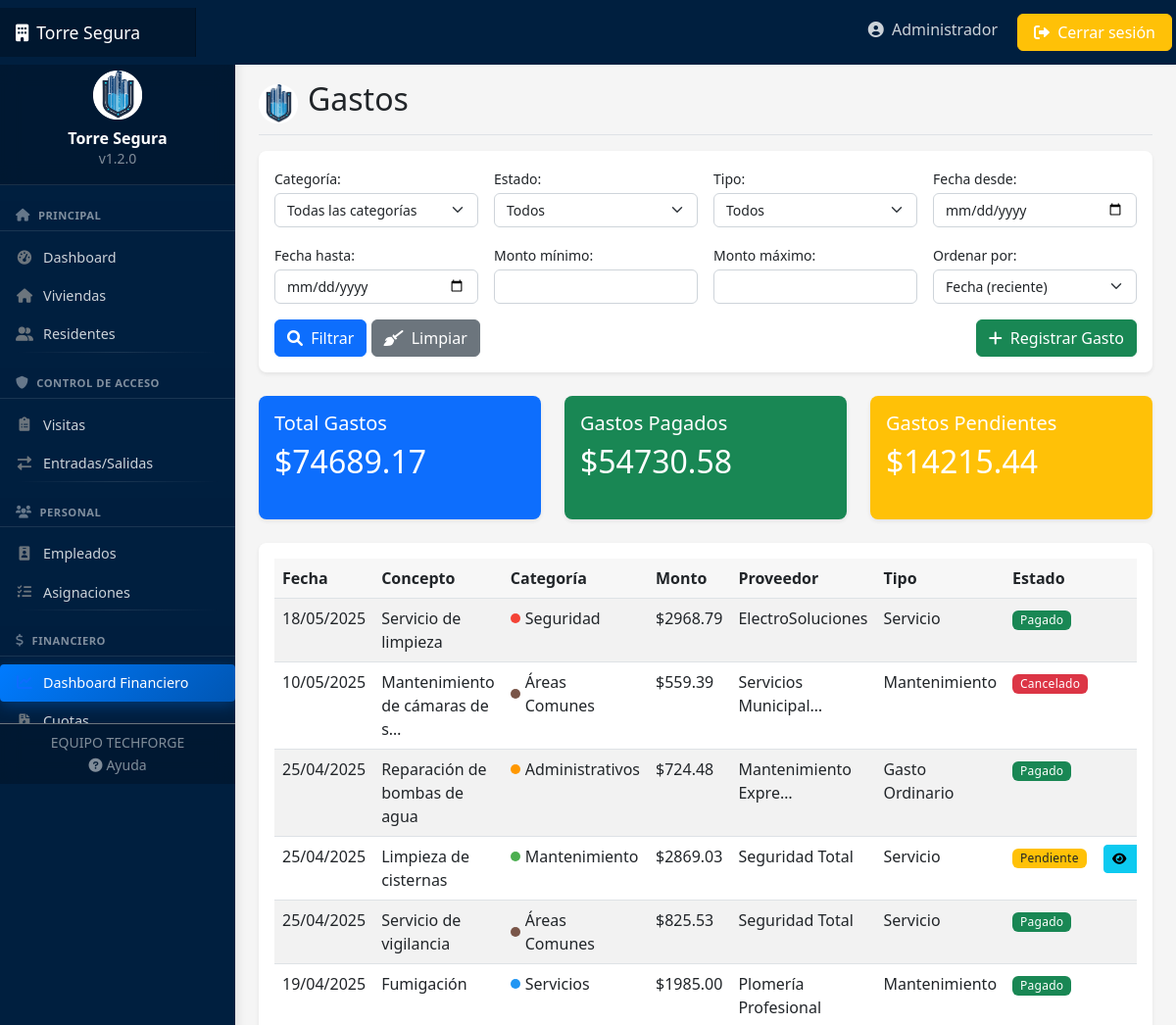
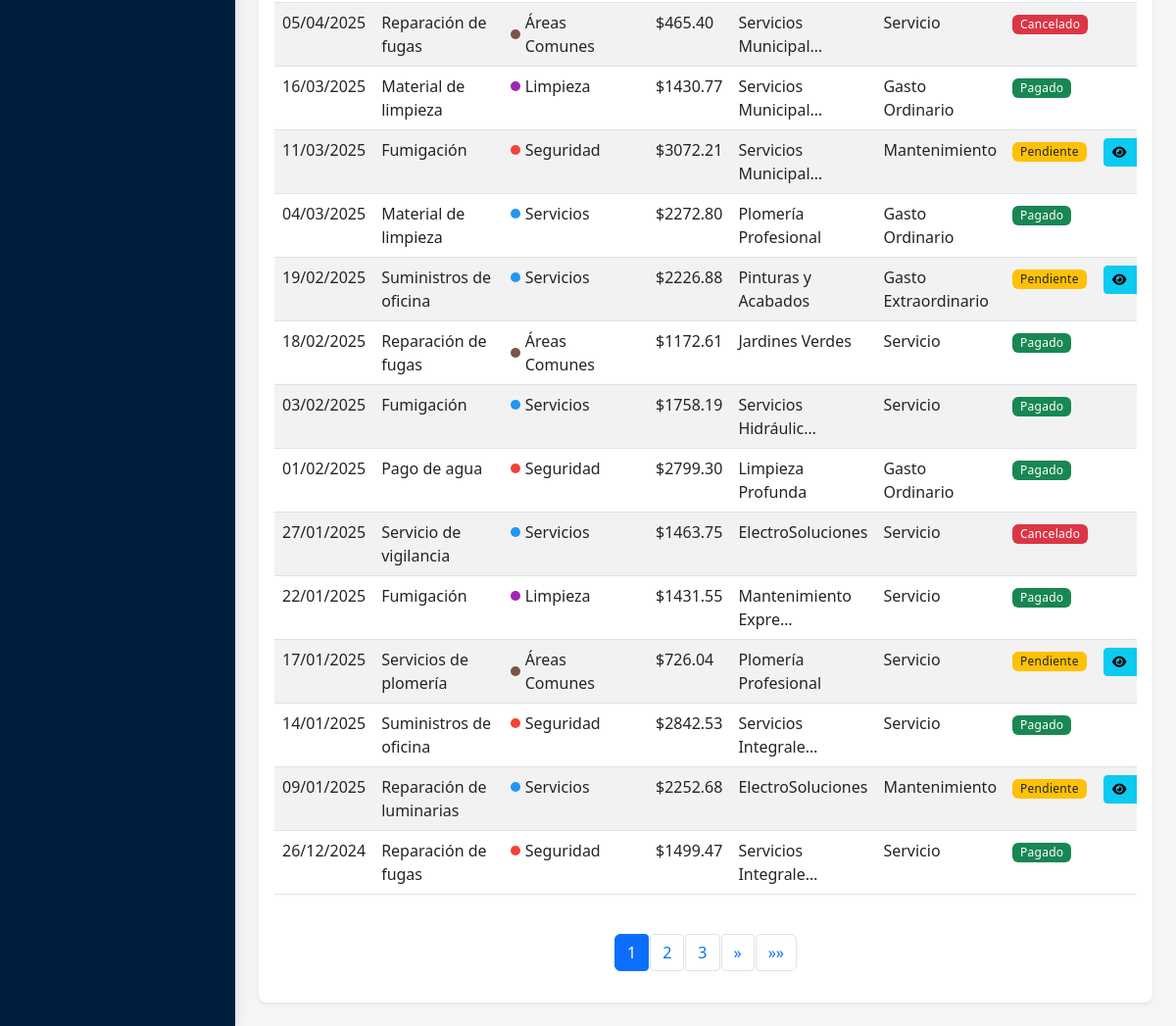
The page /financiero/gastos/ (signed in) on the database its author committed (2 pictures, top to bottom).
### usuarios/models.py (models this page shows, shortened)
class Usuario(AbstractUser):
    TIPOS_DOCUMENTO = [
        ('DNI', 'DNI'),
        ('PASAPORTE', 'Pasaporte'),
        ('CEDULA', 'Cédula'),
    ]
    rol = models.ForeignKey(Rol, on_delete=models.SET_NULL, null=True, related_name='usuarios')
    telefono = models.CharField(max_length=15, blank=True)
    tipo_documento = models.CharField(max_length=10, choices=TIPOS_DOCUMENTO, default='DNI')
    numero_documento = models.CharField(max_length=20, blank=True)
    foto = models.ImageField(upload_to='usuarios/', blank=True, null=True)

### financiero/models.py (models this page shows, shortened)
class Gasto(models.Model):
    ESTADO_CHOICES = [
        ('PENDIENTE', 'Pendiente de pago'),
        ('PAGADO', 'Pagado'),
        ('CANCELADO', 'Cancelado'),
    ]
    TIPO_GASTO_CHOICES = [
        ('ORDINARIO', 'Gasto Ordinario'),
        ('EXTRAORDINARIO', 'Gasto Extraordinario'),
        ('MANTENIMIENTO', 'Mantenimiento'),
        ('SERVICIO', 'Servicio'),
        ('OTRO', 'Otro'),
    ]
    categoria = models.ForeignKey(CategoriaGasto, on_delete=models.PROTECT, related_name='gastos')
    concepto = models.CharField(max_length=200)
    descripcion = models.TextField(blank=True)
    monto = models.DecimalField(max_digits=10, decimal_places=2, validators=[MinValueValidator(0.01)])
    fecha = models.DateField(default=timezone.now)
    fecha_pago = models.DateField(null=True, blank=True)
    proveedor = models.CharField(max_length=200, blank=True)
    comprobante = models.FileField(upload_to='gastos/comprobantes/', null=True, blank=True)
    factura = models.CharField(max_length=100, blank=True, help_text="Número de factura o recibo")
    estado = models.CharField(max_length=15, choices=ESTADO_CHOICES, default='PENDIENTE')
    tipo_gasto = models.CharField(max_length=15, choices=TIPO_GASTO_CHOICES, default='ORDINARIO')
    registrado_por = models.ForeignKey(Usuario, on_delete=models.SET_NULL, null=True, related_name='gastos_registrados')
    autorizado_por = models.ForeignKey(Usuario, on_delete=models.SET_NULL, null=True, blank=True, related_name='gastos_autorizados')
    notas = models.TextField(blank=True)
    presupuestado = models.BooleanField(default=False, help_text="Indica si el gasto estaba presupuestado")
    recurrente = models.BooleanField(default=False, help_text="Indica si es un gasto que se repite periódicamente")
    class Meta:
        verbose_name = "Gasto"
        verbose_name_plural = "Gastos"
        ordering = ['-fecha', '-id']
        indexes = [
            models.Index(fields=['categoria', 'fecha']),
            models.Index(fields=['estado']),
        ]

class CategoriaGasto(models.Model):
    nombre = models.CharField(max_length=100)
    descripcion = models.TextField(blank=True)
    presupuesto_mensual = models.DecimalField(max_digits=10, decimal_places=2, default=0, validators=[MinValueValidator(0)])
    color = models.CharField(max_length=7, default="#3498db", help_text="Código de color HEX para gráficos")
    activo = models.BooleanField(default=True)
    class Meta:
        verbose_name = "Categoría de Gasto"
        verbose_name_plural = "Categorías de Gastos"
        ordering = ['nombre']

### financiero/views.py (the view)
# urls.py: path('gastos/', views.GastoListView.as_view(), name='gasto-list'),
class GastoListView(LoginRequiredMixin, AccesoWebPermitidoMixin, ListView):
    model = Gasto
    template_name = 'financiero/gasto_list.html'
    context_object_name = 'gastos'
    paginate_by = 20
    def get_queryset(self):
        queryset = super().get_queryset()
        categoria_id = self.request.GET.get('categoria')
        if categoria_id:
            queryset = queryset.filter(categoria_id=categoria_id)
        estado = self.request.GET.get('estado')
        if estado:
            queryset = queryset.filter(estado=estado)
        tipo = self.request.GET.get('tipo')
        if tipo:
            queryset = queryset.filter(tipo_gasto=tipo)
        fecha_desde = self.request.GET.get('fecha_desde')
        fecha_hasta = self.request.GET.get('fecha_hasta')
        if fecha_desde:
            queryset = queryset.filter(fecha__gte=fecha_desde)
        if fecha_hasta:
            queryset = queryset.filter(fecha__lte=fecha_hasta)
        monto_min = self.request.GET.get('monto_min')
        monto_max = self.request.GET.get('monto_max')
        if monto_min:
            queryset = queryset.filter(monto__gte=monto_min)
        if monto_max:
            queryset = queryset.filter(monto__lte=monto_max)
        presupuestado = self.request.GET.get('presupuestado')
        if presupuestado == 'true':
            queryset = queryset.filter(presupuestado=True)
        elif presupuestado == 'false':
            queryset = queryset.filter(presupuestado=False)
        recurrente = self.request.GET.get('recurrente')
        if recurrente == 'true':
            queryset = queryset.filter(recurrente=True)
        elif recurrente == 'false':
            queryset = queryset.filter(recurrente=False)
        orden = self.request.GET.get('orden', '-fecha')
        queryset = queryset.order_by(orden)
        return queryset
    def get_context_data(self, **kwargs):
        context = super().get_context_data(**kwargs)
        context['categorias'] = CategoriaGasto.objects.filter(activo=True)
        context['estados_gasto'] = Gasto.ESTADO_CHOICES
        context['tipos_gasto'] = Gasto.TIPO_GASTO_CHOICES
        context['categoria_id'] = self.request.GET.get('categoria', '')
        context['estado'] = self.request.GET.get('estado', '')
        context['tipo'] = self.request.GET.get('tipo', '')
        context['fecha_desde'] = self.request.GET.get('fecha_desde', '')
        context['fecha_hasta'] = self.request.GET.get('fecha_hasta', '')
        context['monto_min'] = self.request.GET.get('monto_min', '')
        context['monto_max'] = self.request.GET.get('monto_max', '')
        context['presupuestado'] = self.request.GET.get('presupuestado', '')
        context['recurrente'] = self.request.GET.get('recurrente', '')
        context['orden'] = self.request.GET.get('orden', '-fecha')
        gastos = self.object_list
        context['total_monto'] = gastos.aggregate(
            total=Coalesce(Sum('monto', output_field=DecimalField()), Decimal('0'))
        )['total']
        context['total_pagados'] = gastos.filter(estado='PAGADO').aggregate(
            total=Coalesce(Sum('monto', output_field=DecimalField()), Decimal('0'))
        )['total']
        context['total_pendientes'] = gastos.filter(estado='PENDIENTE').aggregate(
            total=Coalesce(Sum('monto', output_field=DecimalField()), Decimal('0'))
        )['total']
        return context

### templates/financiero/gasto_list.html (shortened to what this page needs)
{% extends 'base.html' %}
{% load static %}
{% block header %}Gastos{% endblock %}
{% block content %}
<div class="card mb-4">
    <div class="card-body">
        <form method="get" class="row g-3">
            <div class="col-md-3">
                <label for="categoriaSelect" class="form-label">Categoría:</label>
                <select class="form-select" id="categoriaSelect" name="categoria">
                    <option value="">Todas las categorías</option>
                </select>
            </div>
            <div class="col-md-3">
                <label for="estadoSelect" class="form-label">Estado:</label>
                <select class="form-select" id="estadoSelect" name="estado">
                    <option value="">Todos</option>
                </select>
            </div>
            <div class="col-md-3">
                <label for="tipoSelect" class="form-label">Tipo:</label>
                <select class="form-select" id="tipoSelect" name="tipo">
                    <option value="">Todos</option>
                </select>
            </div>
            <div class="col-md-3">
                <label for="fechaDesde" class="form-label">Fecha desde:</label>
                <input type="date" class="form-control" id="fechaDesde" name="fecha_desde" value="{{ fecha_desde }}">
            </div>
            <div class="col-md-3">
                <label for="fechaHasta" class="form-label">Fecha hasta:</label>
                <input type="date" class="form-control" id="fechaHasta" name="fecha_hasta" value="{{ fecha_hasta }}">
            </div>
            <div class="col-md-3">
                <label for="montoMin" class="form-label">Monto mínimo:</label>
                <input type="number" class="form-control" id="montoMin" name="monto_min" value="{{ monto_min }}" step="0.01">
            </div>
            <div class="col-md-3">
                <label for="montoMax" class="form-label">Monto máximo:</label>
                <input type="number" class="form-control" id="montoMax" name="monto_max" value="{{ monto_max }}" step="0.01">
            </div>
            <div class="col-md-3">
                <label for="ordenSelect" class="form-label">Ordenar por:</label>
                <select class="form-select" id="ordenSelect" name="orden">
                    <option value="-fecha" {% if orden == '-fecha' %}selected{% endif %}>Fecha (reciente)</option>
                </select>
            </div>
            <div class="col-12 d-flex justify-content-between">
                <div>
                    <button type="submit" class="btn btn-primary">
                        <i class="fas fa-search"></i> Filtrar
                    </button>
                    <a href="{% url 'gasto-list' %}" class="btn btn-secondary">
                        <i class="fas fa-broom"></i> Limpiar
                    </a>
                </div>
                <div>
                    <a href="{% url 'gasto-create' %}" class="btn btn-success">
                        <i class="fas fa-plus"></i> Registrar Gasto
                    </a>
                </div>
            </div>
        </form>
    </div>
</div>
<div class="row mb-4">
    <div class="col-md-4">
        <div class="card text-white bg-primary h-100">
            <div class="card-body">
                <h5 class="card-title">Total Gastos</h5>
                <h2 class="card-text">${{ total_monto|floatformat:2 }}</h2>
            </div>
        </div>
    </div>
    <div class="col-md-4">
        <div class="card text-white bg-success h-100">
            <div class="card-body">
                <h5 class="card-title">Gastos Pagados</h5>
                <h2 class="card-text">${{ total_pagados|floatformat:2 }}</h2>
            </div>
        </div>
    </div>
    <div class="col-md-4">
        <div class="card text-white bg-warning h-100">
            <div class="card-body">
                <h5 class="card-title">Gastos Pendientes</h5>
                <h2 class="card-text">${{ total_pendientes|floatformat:2 }}</h2>
            </div>
        </div>
    </div>
</div>
<div class="card">
    <div class="card-body">
        {% if gastos %}
        <div class="table-responsive">
            <table class="table table-striped table-hover">
                <thead>
                    <tr>
                        <th>Fecha</th>
                        <th>Concepto</th>
                        <th>Categoría</th>
                        <th>Monto</th>
                        <th>Proveedor</th>
                        <th>Tipo</th>
                        <th>Estado</th>
                        <th class="text-end">Acciones</th>
                    </tr>
                </thead>
                <tbody>
                    {% for gasto in gastos %}
                    <tr>
                        <td>{{ gasto.fecha|date:"d/m/Y" }}</td>
                        <td>{{ gasto.concepto|truncatechars:30 }}</td>
                        <td>
                            <div style="display: flex; align-items: center;">
                                <div style="width: 10px; height: 10px; background-color: {{ gasto.categoria.color }}; margin-right: 5px; border-radius: 50%;"></div>
                                {{ gasto.categoria.nombre }}
                            </div>
                        </td>
                        <td>${{ gasto.monto|floatformat:2 }}</td>
                        <td>{{ gasto.proveedor|default:"-"|truncatechars:20 }}</td>
                        <td>{{ gasto.get_tipo_gasto_display }}</td>
                        <td>
                            {% if gasto.estado == 'PAGADO' %}
                            <span class="badge bg-success">Pagado</span>
                            {% elif gasto.estado == 'PENDIENTE' %}
                            <span class="badge bg-warning text-dark">Pendiente</span>
                            {% else %}
                            <span class="badge bg-danger">Cancelado</span>
                            {% endif %}
                        </td>
                        <td class="text-end">
                            <div class="btn-group">
                                <a href="{% url 'gasto-detail' gasto.id %}" class="btn btn-sm btn-info" title="Ver detalle">
                                    <i class="fas fa-eye"></i>
                                </a>
                            </div>
                        </td>
                    </tr>
                    {% endfor %}
                </tbody>
            </table>
        </div>
        {% if is_paginated %}
        <nav aria-label="Page navigation" class="mt-4">
            <ul class="pagination justify-content-center">
                {% for num in paginator.page_range %}
                    {% if page_obj.number == num %}
                    <li class="page-item active"><a class="page-link" href="#">{{ num }}</a></li>
                    {% elif num > page_obj.number|add:'-3' and num < page_obj.number|add:'3' %}
                    <li class="page-item"><a class="page-link" href="?page={{ num }}{% for key, value in request.GET.items %}{% if key != 'page' %}&{{ key }}={{ value }}{% endif %}{% endfor %}">{{ num }}</a></li>
                    {% endif %}
                {% endfor %}
                {% if page_obj.has_next %}
                <li class="page-item">
                    <a class="page-link" href="?page={{ page_obj.next_page_number }}{% for key, value in request.GET.items %}{% if key != 'page' %}&{{ key }}={{ value }}{% endif %}{% endfor %}" aria-label="Siguiente">
                        <span aria-hidden="true">&raquo;</span>
                    </a>
                </li>
                <li class="page-item">
                    <a class="page-link" href="?page={{ page_obj.paginator.num_pages }}{% for key, value in request.GET.items %}{% if key != 'page' %}&{{ key }}={{ value }}{% endif %}{% endfor %}" aria-label="Última">
                        <span aria-hidden="true">&raquo;&raquo;</span>
                    </a>
                </li>
                {% endif %}
            </ul>
        </nav>
        {% endif %}
        {% else %}
        <div class="alert alert-info">
            <p class="mb-0 text-center">No se encontraron gastos con los filtros aplicados</p>
        </div>
        {% endif %}
    </div>
</div>
{% endblock %}

### templates/navbar.html (shortened to what this page needs)
<header class="navbar navbar-dark sticky-top" style="background-color: #001f3f; flex-md-nowrap; p-0; shadow">
    <a class="navbar-brand col-md-3 col-lg-2 me-0 px-3 d-flex align-items-center" href="{% url 'dashboard' %}">
        <span class="d-none d-md-inline"><i class="fas fa-building me-2"></i></span>
        Torre Segura
    </a>
    <div class="navbar-nav ms-auto">
        <div class="nav-item text-nowrap d-none d-md-flex">
            <a class="nav-link p-2 mx-2" href="{% url 'perfil' %}">
                <i class="fas fa-user-circle"></i>
                <span class="ms-1 d-none d-lg-inline">{{ user.first_name|default:user.username }}</span>
            </a>
            <a class="btn btn-warning text-white px-3 m-1" href="{% url 'logout' %}">
                <i class="fas fa-sign-out-alt"></i>
                <span class="d-none d-lg-inline">Cerrar sesión</span>
            </a>
        </div>
    </div>
</header>

### rows shown on the page
Usuario: first_name "Administrador"
Gasto: fecha "18/05/2025", concepto "Servicio de limpieza", categoria.nombre "Seguridad", monto "2968.79", proveedor "ElectroSoluciones", tipo_gasto "Servicio", estado "Pagado"
Gasto: fecha "10/05/2025", concepto "Mantenimiento de cámaras de s…", categoria.nombre "Áreas Comunes", monto "559.39", proveedor "Servicios Municipal…", tipo_gasto "Mantenimiento", estado "Cancelado"
Gasto: fecha "25/04/2025", concepto "Reparación de bombas de agua", categoria.nombre "Administrativos", monto "724.48", proveedor "Mantenimiento Expre…", tipo_gasto "Gasto Ordinario", estado "Pagado"
Gasto: fecha "25/04/2025", concepto "Limpieza de cisternas", categoria.nombre "Mantenimiento", monto "2869.03", proveedor "Seguridad Total", tipo_gasto "Servicio", estado "Pendiente"
Gasto: fecha "25/04/2025", concepto "Servicio de vigilancia", categoria.nombre "Áreas Comunes", monto "825.53", proveedor "Seguridad Total", tipo_gasto "Servicio", estado "Pagado"
Gasto: fecha "19/04/2025", concepto "Fumigación", categoria.nombre "Servicios", monto "1985.00", proveedor "Plomería Profesional", tipo_gasto "Mantenimiento", estado "Pagado"
Gasto: fecha "05/04/2025", concepto "Reparación de fugas", categoria.nombre "Áreas Comunes", monto "465.40", proveedor "Servicios Municipal…", tipo_gasto "Servicio", estado "Cancelado"
Gasto: fecha "16/03/2025", concepto "Material de limpieza", categoria.nombre "Limpieza", monto "1430.77", proveedor "Servicios Municipal…", tipo_gasto "Gasto Ordinario", estado "Pagado"
Gasto: fecha "11/03/2025", concepto "Fumigación", categoria.nombre "Seguridad", monto "3072.21", proveedor "Servicios Municipal…", tipo_gasto "Mantenimiento", estado "Pendiente"
Gasto: fecha "04/03/2025", concepto "Material de limpieza", categoria.nombre "Servicios", monto "2272.80", proveedor "Plomería Profesional", tipo_gasto "Gasto Ordinario", estado "Pagado"
Gasto: fecha "19/02/2025", concepto "Suministros de oficina", categoria.nombre "Servicios", monto "2226.88", proveedor "Pinturas y Acabados", tipo_gasto "Gasto Extraordinario", estado "Pendiente"
Gasto: fecha "18/02/2025", concepto "Reparación de fugas", categoria.nombre "Áreas Comunes", monto "1172.61", proveedor "Jardines Verdes", tipo_gasto "Servicio", estado "Pagado"
Gasto: fecha "03/02/2025", concepto "Fumigación", categoria.nombre "Servicios", monto "1758.19", proveedor "Servicios Hidráulic…", tipo_gasto "Servicio", estado "Pagado"
Gasto: fecha "01/02/2025", concepto "Pago de agua", categoria.nombre "Seguridad", monto "2799.30", proveedor "Limpieza Profunda", tipo_gasto "Gasto Ordinario", estado "Pagado"
Gasto: fecha "27/01/2025", concepto "Servicio de vigilancia", categoria.nombre "Servicios", monto "1463.75", proveedor "ElectroSoluciones", tipo_gasto "Servicio", estado "Cancelado"
Gasto: fecha "22/01/2025", concepto "Fumigación", categoria.nombre "Limpieza", monto "1431.55", proveedor "Mantenimiento Expre…", tipo_gasto "Servicio", estado "Pagado"
Gasto: fecha "17/01/2025", concepto "Servicios de plomería", categoria.nombre "Áreas Comunes", monto "726.04", proveedor "Plomería Profesional", tipo_gasto "Servicio", estado "Pendiente"
Gasto: fecha "14/01/2025", concepto "Suministros de oficina", categoria.nombre "Seguridad", monto "2842.53", proveedor "Servicios Integrale…", tipo_gasto "Servicio", estado "Pagado"
Gasto: fecha "09/01/2025", concepto "Reparación de luminarias", categoria.nombre "Servicios", monto "2252.68", proveedor "ElectroSoluciones", tipo_gasto "Mantenimiento", estado "Pendiente"
Gasto: fecha "26/12/2024", concepto "Reparación de fugas", categoria.nombre "Seguridad", monto "1499.47", proveedor "Servicios Integrale…", tipo_gasto "Servicio", estado "Pagado"

### other values the page prints
{{ total_monto|floatformat:2 }} "74689.17"
{{ total_pagados|floatformat:2 }} "54730.58"
{{ total_pendientes|floatformat:2 }} "14215.44"
{{ num }} "1"
{{ num }} "2" "3"
